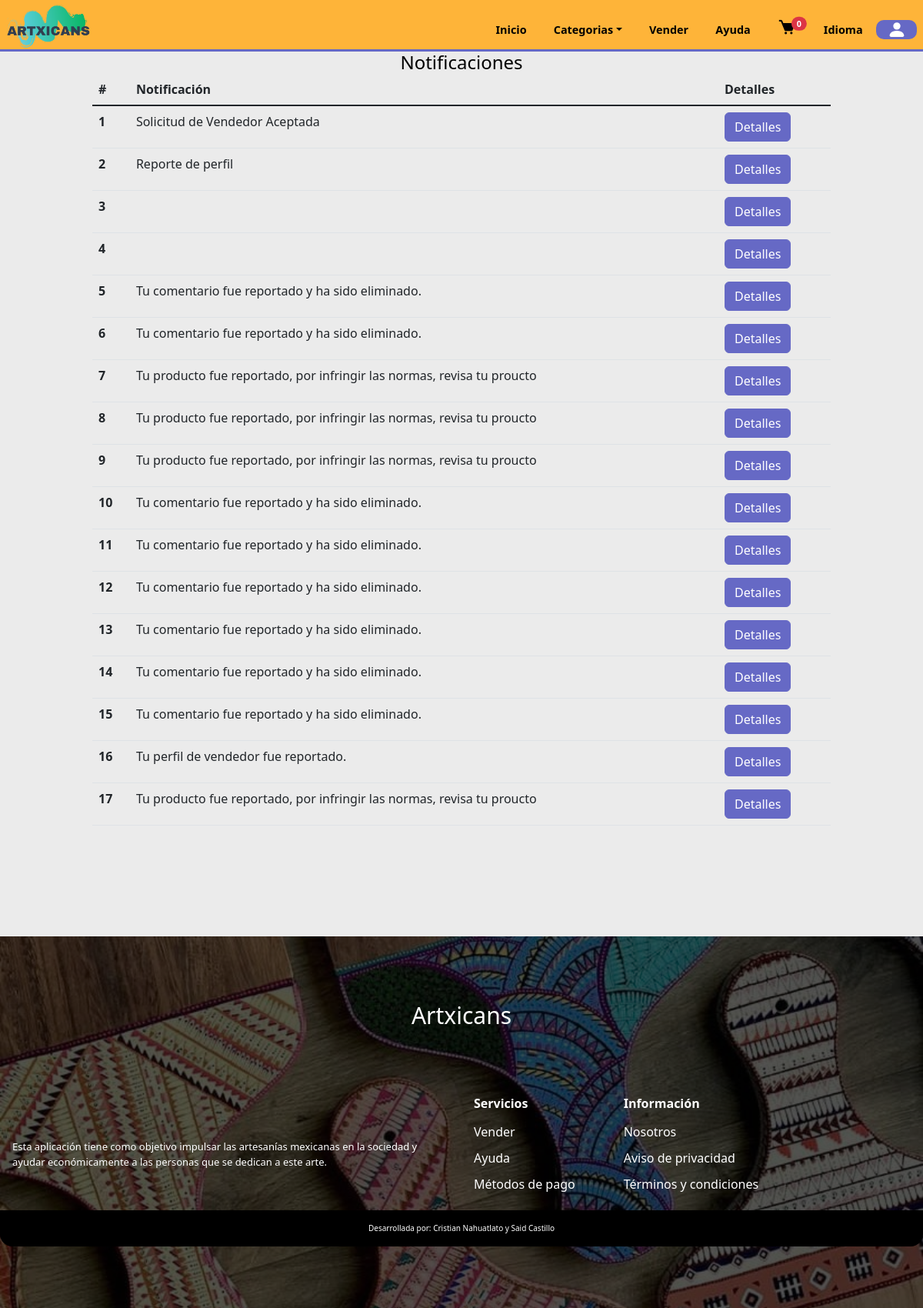
The app's page /notifications.php (signed in), older data.
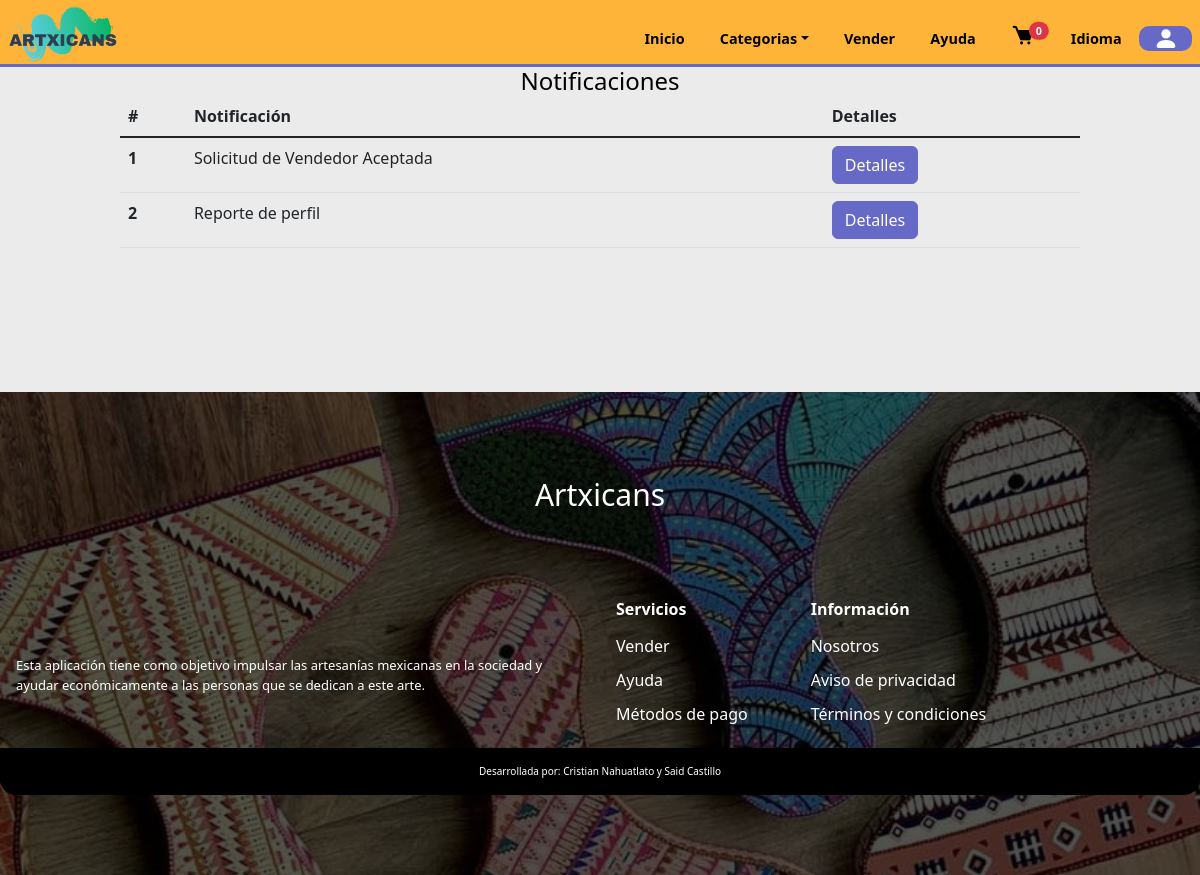
The same page, newer data.
### tables this page shows
CREATE TABLE `notifications` (
  `id_notif` int(11) NOT NULL,
  `notification` varchar(150) NOT NULL,
  `ID_registro` int(11) DEFAULT NULL
);

### notifications.php (the view, shortened to what this page needs)
<?php
    include('./global/conexion.php');
    include('./templates/cabecera.php');
?>
    <section class="notifications">
        <h2 align="center">Notificaciones</h2>
        <div class="table-notifications table-responsive">
        <table class="table">
  <thead>
    <tr>
      <th scope="col">#</th>
      <th scope="col">Notificación</th>
      <th scope="col">Detalles</th>
    </tr>
  </thead>
  <tbody class="table-group-divider">
    <?php
        $id_user = $_SESSION['id'];
        $query = mysqli_query($conn,"SELECT * FROM notifications WHERE ID_registro = $id_user ");
        while($data = mysqli_fetch_array($query)){
   ?>
    <tr>
       <?php
        foreach ($query as $key => $value){
           if(!isset($counter))
           {
               $counter = 0;
           }
           $counter++;
        ?>
      <th scope="row"><?php
      echo $counter; ?> </th>
      <td><?php echo $value['notification']?></td>
      <td><button type="button" class="btn btn-info"  data-bs-toggle="modal" data-bs-target="#ModalNotif<?php echo $value['id_notif']?>">Detalles</button></td>
    </tr>
    <?php }}?>
  </tbody>
</table>
        </div>
    </section>
<?php
    include('./templates/pie.php');
?>

### templates/cabecera.php (shortened to what this page needs)
<!DOCTYPE html>
<html lang="es">
  <head>
    <link rel="stylesheet" href="./styles/bootstrap-5.2.3-dist/css/bootstrap.min.css">
    <link
      rel="stylesheet"
      href="https://cdn.jsdelivr.net/npm/swiper@8/swiper-bundle.min.css"
    />
    <link rel="stylesheet" href="styles/pages/signup-login.css?v=2" />
    <link rel="stylesheet" href="./styles/home/products.css?v=2">
    <link rel="stylesheet" href="./styles/home/searchbox.css?v=2" />
    <link rel="stylesheet" href="./styles/footer/footer.css?v=2" />
    <link rel="stylesheet" href="./styles/home/main.css?v=2" />
    <link rel="stylesheet" href="./styles/header/header.css?v=2" />
    <link rel="stylesheet" href="./styles/pages/products.css?v=2" />
    <link rel="stylesheet" href="./styles/pages/sellers.css?v=2" />
    <link rel="stylesheet" href="./styles/pages/reg_seller.css?v=2" />
    <link rel="stylesheet" href="./styles/pages/categories.css?v=2" />
    <link rel="stylesheet" href="./styles/pages/help.css?v=2" />
    <link rel="stylesheet" href="./styles/pages/profile.css?v=2" />
    <link rel="stylesheet" href="./styles/pages/chats.css?v=2" />
    <link rel="stylesheet" href="./styles/pages/about.css?v=2" />
    <link rel="stylesheet" href="./styles/pages/orders.css?v=2" />
    <link rel="stylesheet" href="./styles/pages/cart.css?v=2" />
    <link rel="stylesheet" href="index.css?v=2" />
    <link href='https://unpkg.com/boxicons@2.0.9/css/boxicons.min.css' rel='stylesheet'>
  </head>
  <body>
    <header class="header">
      <nav class="navigation">
        <div class="logo">
          <a href="index.php"> <img src="./assets/logo/3.png"  "/> </a>
        </div>
        <div class="navbar" id="navbar">
          <ul class="navList">
            <li class="navItem"><a href="index.php">Inicio</a></li>
            <li class="navItem dropdown set-categories">
              <a
                href=""
                class="dropdown-toggle"
                data-bs-toggle="dropdown"
                aria-expanded="false"
                >Categorias</a
              >
            </li>
            <li class="navItem"><a href="helpers/validate-seller.php">Vender</a></li>
            <li class="navItem"><a href="help.php">Ayuda</a></li>
            <li class="navItem"><a href="cart.php" class="position-relative"><i class='bx bxs-cart bx-sm' >
            </i>
             <span class="position-absolute top-0 right-0 start-100 translate-middle badge rounded-pill bg-danger">
      <?php echo (empty($_SESSION['cart']))?0: count($_SESSION['cart']); ?>
  </span>
    </a></li>
            <li class="navItem"><a data-bs-toggle="modal" data-bs-target="#translateModal" style="cursor:pointer;">Idioma</a></li>
            <?php if(@!$_SESSION['user']){?>
            <div class="headerBtn">
              <button class="loginBtn" onclick="location.href='login.php'">
                <a>Ingresa</a>
              </button>
              <button class="btn-header2 signBtn" onclick="location.href='signup.php'">
                <a>Regístrate</a>
              </button>
            </div>
            <?php }else{?>
              <a href="profile.php" class="cuenta" style="display:flex;align-items:cneter;justify-content:center;">
              <svg xmlns="http://www.w3.org/2000/svg" width="40" height="25" fill="#ffff" style="cursor:pointer;"  class="bi bi-person-fill" viewBox="0 0 16 16">
                  <path d="M3 14s-1 0-1-1 1-4 6-4 6 3 6 4-1 1-1 1H3Zm5-6a3 3 0 1 0 0-6 3 3 0 0 0 0 6Z"/>
              </svg>
              </a>
              <?php }?>
          </ul>
        </div>
      </nav>
    </header>

### templates/pie.php (shortened to what this page needs)
 <section class="footer">
  <div class="footer-img">
    <img src="assets/material/tablas.jpg" alt="footer">
  </div>
  <div class="fooContent">
    <div class="contactsDiv flex">
      <div class="footer-text">
        <small>Artxicans</small>
      </div>
    </div>
  <div class="footerCard flex">
    <div class="footerIntro flex">
      <div class="footerParagraph">
      Esta aplicación tiene como objetivo impulsar las artesanías mexicanas en la sociedad
      y ayudar económicamente a las personas que se dedican a este arte.
      </div>
    </div>
    <div class="footerLinks grid">
      <div class="linkGroup">
        <span class="groupTitle">
          Servicios
        </span>
        <li class="footerList flex"><a href="helpers/validate-seller.php">Vender</a></li>
        <li class="footerList flex"><a href="./help.php">Ayuda</a></li>
        <li class="footerList flex"><a data-bs-toggle="modal" data-bs-target="#ModalPagos">Métodos de pago</a></li>
      </div>
      <div class="linkGroup">
        <span class="groupTitle">
        Información
        </span>
        <li class="footerList flex"><a href="./about.php">Nosotros</a></li>
        <li class="footerList flex"><a data-bs-toggle="modal" data-bs-target="#ModalPrivacidad">Aviso de privacidad</a></li>
        <li class="footerList flex"><a data-bs-toggle="modal" data-bs-target="#ModalTerminos">Términos y condiciones</a></li>
      </div>
      </div>
      <div class="footer-end flex">
        <small>Desarrollada por:  Cristian Nahuatlato y Said Castillo</small>
      </div>
    </div>
  </div>
</section>
  </body>
</html>

### styles/home/products.css (style rules this page uses)
.btn-info { --bs-btn-color: var(--bs-white); --bs-btn-bg: var(--second-alpha-color); --bs-btn-border-color: var(--second-alpha-color); --bs-btn-hover-color: var(--bs-white); --bs-btn-hover-bg: #787bc8; --bs-btn-hover-border-color:var(--second-alpha-color) ; --bs-btn-focus-shadow-rgb: var(--bd-violet-rgb); --bs-btn-active-color: var(--bs-btn-hover-color); --bs-btn-active-bg: var(--second-alpha-color); --bs-btn-active-border-color: var(--second-alpha-color); --bs-btn-disabled-color:rgb(57, 55, 55); --bs-btn-disabled-bg: #a7a9ea; --bs-btn-disabled-border-color: #787bc8; }

### styles/footer/footer.css (style rules this page uses)
.footer { width: 100%; position: relative; padding: 2rem 0; display: flex; align-items: center; justify-content: center; margin:auto; margin-bottom: 4rem; margin-top: 8rem; }
.footer-img { position: absolute; height: 100%; width: 100%; }
.footer-img img { height: 100%; object-fit: cover; width: 100vw; }
.footer-img::after { content: ''; position: absolute; background: rgba(10, 10, 10, 0.7); top: 0; bottom: 0; right: 0; left: 0; mix-blend-mode: multiply; }
.fooContent { width: 100%; height: max-content; padding: 2rem initial; display: flex; justify-content: center; align-items: center; flex-direction: column; margin: auto; row-gap: 2rem; z-index: 100; }
.contactsDiv { justify-content: space-between; flex-direction: column; gap: 1rem; }
.footer-text small { font-size: 30px; font-weight: 400; color: white; }
.footerCard { position: relative; padding: 1rem 1rem 4rem; gap: 2rem; border-radius: 1rem; width: 100%; justify-content: center; flex-direction: column; align-items: center; overflow: hidden; }
.footerIntro { flex-basis: 50%; justify-content: center; align-items: flex-start; flex-direction: column; row-gap: .5rem; }
.footerParagraph { font-size: 13px; color: white; }
.footerLinks { flex-basis: 50%; width: 100%; gap: 1rem; grid-template-columns: repeat(2,1fr); justify-content: space-between; }
.linkGroup .groupTitle { display: block; font-weight: 600; color: white; margin-bottom:.5rem; }
.footerList { font-size: 15px; color: white; transition: .3s ease-in-out; cursor: pointer; }
.footer-end { flex-direction: column; position: absolute; bottom: 0; left: 0; right: 0; background: black; padding: 1rem 2rem; }
.footer-end small { font-size: 10px; color: white; }
.footerList a { color: white; }
@media screen and (min-width:840px) { .footer { padding: 5rem 0; margin-bottom: 0; } }
@media screen and (min-width:840px) { .footerCard { flex-direction: row; } }
@media screen and (min-width:840px) { .footerLinks { grid-template-columns: repeat(3,1fr); padding-bottom: 1rem; } }
@media screen and (min-width: 1024px) { .footerCard { padding: 3rem 1rem; } }
@media screen and (min-width: 1024px) { .footerIntro { font-size: 15px; color: white; } }
@media screen and (min-width: 1024px) { .footerList { font-size: 16px; padding: 5px 0; } }

### styles/home/main.css (style rules this page uses)
.set-categories { display: none; }
@media screen and (min-width: 768px) { .set-categories { display: block; } }
body { top:0px !important; }

### styles/header/header.css (style rules this page uses)
.header { position: fixed; background: var(--first-color); width: 100%; padding: 0.9rem; z-index: 1000; bottom: 0; }
.navigation { display: flex; align-items: center; justify-content: space-between; }
.logo a { font-family: "Bungee Inline", cursive; font-size: 1.7rem; text-decoration: none; color: var(--black-color); }
.logo a::first-letter { text-transform: uppercase !important; }
@media screen and (min-width: 769px) { .header { position: sticky; top: 0; padding: 0.5rem; height: calc(var(--header-height) - 0.5rem); border-bottom: 3px solid var(--second-alpha-color); } }
@media screen and (min-width: 769px) { .navbar > .navList { margin-top: 0.5rem; display: flex; align-items: center; justify-content: center; flex-direction: row; } }
@media screen and (min-width: 769px) { .navbar > .navList > .navItem > a { color: var(--black-color); padding: 0rem 0.2rem; font-size: 0.9rem; font-weight: 600; } }
@media screen and (min-width: 960px) { .navbar > .navList > .navItem { padding: 0 0.9rem; } }
.logo a img { width:110px; }
@media screen and (min-width:768px) { .logo a img { width:110px; margin-top:-20px; } }

### styles/pages/profile.css (style rules this page uses)
.table-notifications { width: 95vw; margin: 0 auto; }
@media screen and (min-width:768px) { .table-notifications { width: 80vw; } }

### templates/cabecera.php (style rules this page uses)
.cuenta { color:black; font-size:0.9rem; background:var(--second-alpha-color); padding:0 0.4rem; border-radius:10px }

### helpers/loader.php (style rules this page uses)
*,*:after,*:before { margin:0; padding:0; -webkit-box-sizing:border-box; -moz-box-sizing:border-box; box-sizing:border-box; }

Row changes from the older to the newer data that the page shows:
removed notifications: counter "3"
removed notifications: counter "4"
removed notifications: counter "5", notification "Tu comentario fue reportado y ha sido eliminado."
removed notifications: counter "6", notification "Tu comentario fue reportado y ha sido eliminado."
removed notifications: counter "7", notification "Tu producto fue reportado, por infringir las normas, revisa tu proucto"
removed notifications: counter "8", notification "Tu producto fue reportado, por infringir las normas, revisa tu proucto"
removed notifications: counter "9", notification "Tu producto fue reportado, por infringir las normas, revisa tu proucto"
removed notifications: counter "10", notification "Tu comentario fue reportado y ha sido eliminado."
removed notifications: counter "11", notification "Tu comentario fue reportado y ha sido eliminado."
removed notifications: counter "12", notification "Tu comentario fue reportado y ha sido eliminado."
removed notifications: counter "13", notification "Tu comentario fue reportado y ha sido eliminado."
removed notifications: counter "14", notification "Tu comentario fue reportado y ha sido eliminado."
removed notifications: counter "15", notification "Tu comentario fue reportado y ha sido eliminado."
removed notifications: counter "16", notification "Tu perfil de vendedor fue reportado."
removed notifications: counter "17", notification "Tu producto fue reportado, por infringir las normas, revisa tu proucto"
